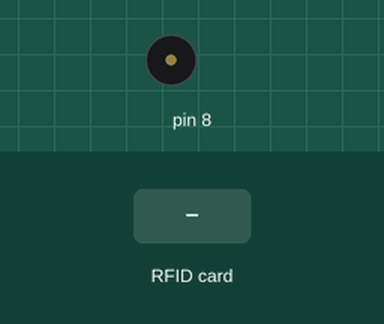
Recording of a sketch running on a simulated Arduino Uno, built with avr-gcc and run on an emulated ATmega328P. Shown: buzzer (waves = sounding). Inputs (shaded band) come from the test bench. Random numbers use the default seed unless the sketch sets one; what the sketch prints to the serial monitor is not drawn.

Above: at 1.2 s.
1.3 s: RFID card 5E 7A 19 C4 held to the reader
At 2.9 s:
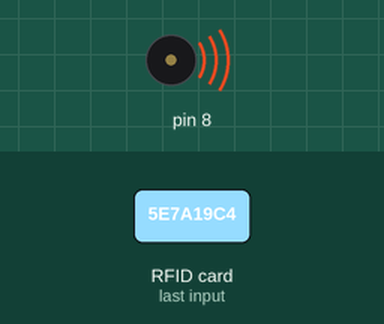
4.3 s: RFID card 5E 7A 19 C4 held to the reader
At 6.9 s:
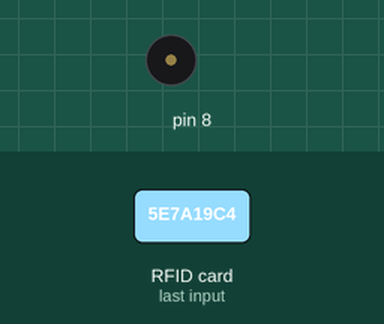
Timing chart, 0 to 8.4 s (numbered marks = the images above; inputs shaded):
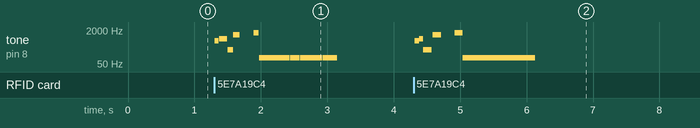

The sketch:

RFID-beep.ino
```cpp
/*
 * Dump and beep block 0 of a MIFARE RFID card using a RFID-RC522 reader
 * Uses MFRC522 - Library to use ARDUINO RFID MODULE KIT 13.56 MHZ WITH TAGS SPI W AND R BY COOQROBOT.
 -----------------------------------------------------------------------------
 * Pin layout should be as follows:
 * Signal     Pin              Pin               Pin
 *            Arduino Uno      Arduino Mega      MFRC522 board
 * ------------------------------------------------------------
 * Beeper     8                ?                 ---
 * Reset      9                5                 RST
 * SPI SS     10               53                SDA
 * SPI MOSI   11               52                MOSI
 * SPI MISO   12               51                MISO
 * SPI SCK    13               50                SCK
 *
 * Hardware required:
 * Arduino
 * PCD (Proximity Coupling Device): NXP MFRC522 Contactless Reader IC
 * PICC (Proximity Integrated Circuit Card): A card or tag using the ISO 14443A interface, eg Mifare or NTAG203.
 * The reader can be found on eBay for around 5 dollars. Search for "mf-rc522" on ebay.com.
 */

#include <SPI.h>
#include <MFRC522.h>

#define SS_PIN 10    //Arduino Uno
#define RST_PIN 9
MFRC522 mfrc522(SS_PIN, RST_PIN);        // Create MFRC522 instance.

void setup() {
        Serial.begin(9600);        // Initialize serial communications with the PC
        SPI.begin();                // Init SPI bus
        mfrc522.PCD_Init();        // Init MFRC522 card
        Serial.println("Print block 0 of a MIFARE PICC ");
}

void beepByte(int uidByte)
{
        int mapped = map(uidByte, 0, 255, 100, 1500);
        int duration = random(50, 150);
        tone(8, mapped, duration);
        delay(duration+random(10)); //Apply some swing
}

void mario()
{
        tone(8,330,150);delay(150);
        tone(8,330,150);delay(300);
        tone(8,330,150);delay(300);
        tone(8,262,150);delay(150);
        tone(8,330,200);delay(300);
        tone(8,392,200);delay(600);
        tone(8,196,200);delay(600);
}

void beepError()
{
     for (byte i = 0; i < 3; i++)
     {
        tone(8, 35, 170);
        delay(185);
     }
     delay(200);
}

void loop() {

        // Look for new cards
        if ( ! mfrc522.PICC_IsNewCardPresent()) {
                return;
        }

        // Select one of the cards
        if ( ! mfrc522.PICC_ReadCardSerial())    return;

        // Read UID. This can be done without a key
        Serial.print("Card UID: ");
        for (byte i = 0; i < mfrc522.uid.size; i++) {
          Serial.print(mfrc522.uid.uidByte[i] < 0x10 ? " 0" : " ");
          Serial.print(mfrc522.uid.uidByte[i], HEX);
          beepByte(mfrc522.uid.uidByte[i]);
        }


        //Read Sector 0. Need to use default key to read from Sectors
        // Prepare key - all sectors keys are set to FFFFFFFFFFFFh at chip delivery from the factory.
        MFRC522::MIFARE_Key key;
        for (byte i = 0; i < 6; i++) key.keyByte[i] = 0xFF;

        byte buffer[18];
        byte block  = 0;
        byte status;
        Serial.println();
        status = mfrc522.PCD_Authenticate(MFRC522::PICC_CMD_MF_AUTH_KEY_A, block, &key, &(mfrc522.uid));
        delay(200);
        if (status != MFRC522::STATUS_OK) {
           Serial.print("PCD_Authenticate() failed: ");
           Serial.println(mfrc522.GetStatusCodeName(status));
           beepError();
           mfrc522.PICC_HaltA(); // Halt PICC
           mfrc522.PCD_StopCrypto1();  // Stop encryption on PCD
           return;
        }

        // Read block
	byte byteCount = sizeof(buffer);
	status = mfrc522.MIFARE_Read(block, buffer, &byteCount);
	if (status != MFRC522::STATUS_OK) {
	    Serial.print("MIFARE_Read() failed: ");
	    Serial.println(mfrc522.GetStatusCodeName(status));
            beepError();
	}
        else
        {
          Serial.print("Data: ");
	  for (byte index = mfrc522.uid.size; index < 16; index++) {
	      Serial.print(buffer[index] < 0x10 ? " 0" : " ");
	      Serial.print(buffer[index], HEX);
              beepByte(buffer[index]);
	      if ((index % 4) == 3) Serial.print(" ");
  	  }
        }
        Serial.println(" ");
        mfrc522.PICC_HaltA(); // Halt PICC
        mfrc522.PCD_StopCrypto1();  // Stop encryption on PCD

}
```

Measured:
- after the input at 1.3 s, tone on pin 8: plays 616 Hz for 0.06 s, 769 Hz for 0.12 s, 237 Hz for 0.08 s, 1176 Hz for 0.09 s, 1467 Hz for 0.07 s, 100 Hz for 0.46 s … (9 notes in this stretch), starting at once
- after the input at 4.3 s, tone on pin 8: plays 616 Hz for 0.07 s, 769 Hz for 0.06 s, 237 Hz for 0.13 s, 1176 Hz for 0.13 s, 1467 Hz for 0.12 s, 100 Hz for 1.1 s, starting at once
